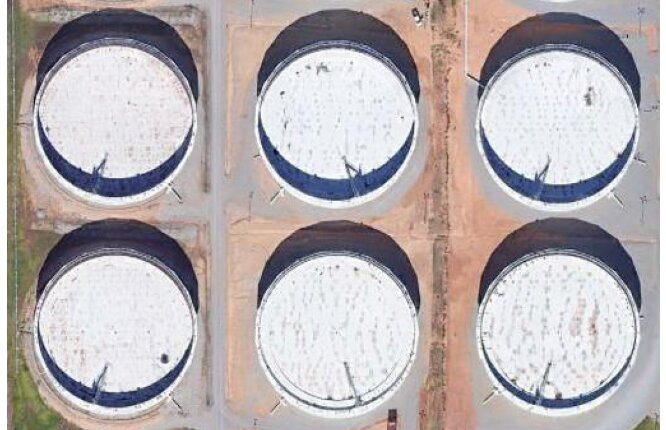
#> input picture shadow.jpg, 666 x 430 px
$ python shadow_detect.py
#> lines starting #> are read from the running program, lines starting #| are printed output that depends on the picture; after the words box and inside, x2 and y2 are one past the last pixel; in counts of white or black regions, pixels touching at a corner belong together
import numpy as np
import cv2
import math

img = cv2.imread('shadow.jpg')
#> img is the input picture: shape (430, 666, 3); mean B, G, R 177, 175.3, 182.7
gray = cv2.imread('shadow.jpg', 0)
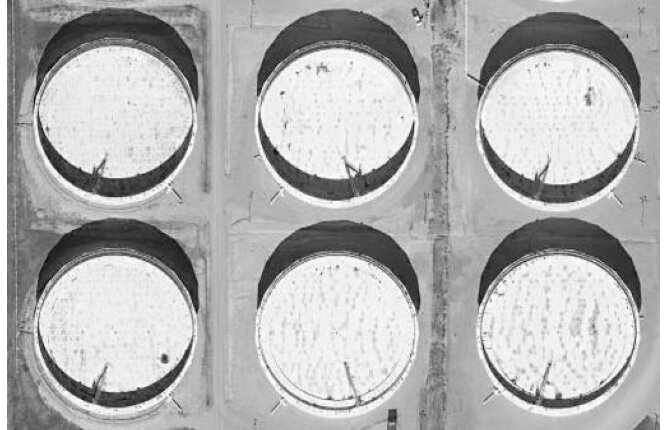
#> gray: shape (430, 666); min 5, max 255, mean 177.7
blur = cv2.bilateralFilter(img,9,75,75)

#############################    HSI CONVERSION    ###########################

blur = np.divide(blur, 255.0)

hsi = np.zeros((blur.shape[0],blur.shape[1],blur.shape[2]),dtype=float)
ratio_map = np.zeros((blur.shape[0],blur.shape[1]),dtype=np.uint8)

for i in range(blur.shape[0]):
    for j in range(blur.shape[1]):
        hsi[i][j][2] = (blur[i][j][0]+blur[i][j][1]+blur[i][j][2])/3
        hsi[i][j][0] = math.acos(((blur[i][j][2]-blur[i][j][1])*(blur[i][j][2]-blur[i][j][0]))/(2*math.sqrt((blur[i][j][2]-blur[i][j][1])*(blur[i][j][2]-blur[i][j][1])+(blur[i][j][2]-blur[i][j][0])*(blur[i][j][1]-blur[i][j][0]))))
        hsi[i][j][1] = 1 - 3*min(blur[i][j][0],blur[i][j][1],blur[i][j][2])/hsi[i][j][2]
        ratio_map[i][j] = hsi[i][j][0]/(hsi[i][j][2]+0.01)
#> hsi: shape (430, 666, 3) float64; 0.17% of the values are NaN or infinite; the others: min -2, max 1.6, mean 0.145
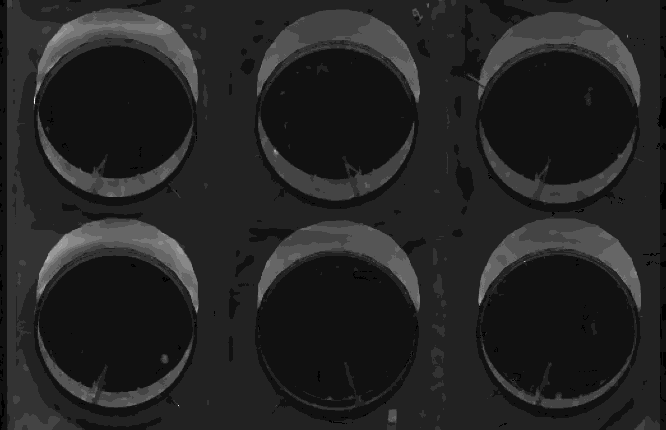
#> ratio_map: shape (430, 666); min 0, max 15, mean 2.1; drawn with min black and max white

###############################################################################

#########################    OTSU'S METHOD    #################################

hist = np.histogram(ratio_map.ravel(),256,[0,256])
ret,th = cv2.threshold(ratio_map,0,255,cv2.THRESH_BINARY+cv2.THRESH_OTSU)
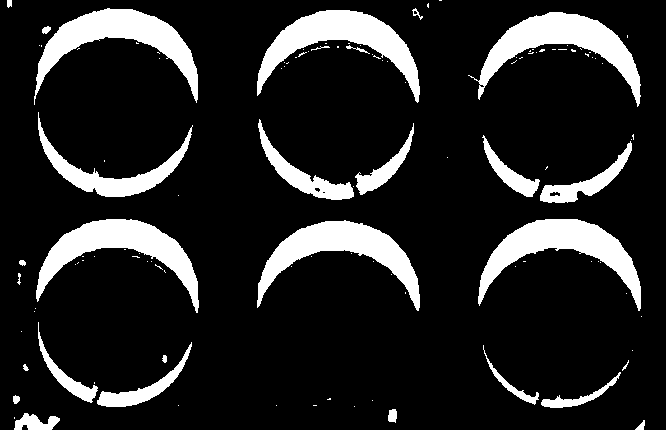
#> th: shape (430, 666); 14.6% white; 117 white regions (88 under 20 px), largest, box (x1, y1, x2, y2) and area: (478, 219, 641, 311) 5016, (468, 12, 641, 107) 5015, (257, 10, 420, 103) 5002
#> ret = 3
median = cv2.medianBlur(th,15)
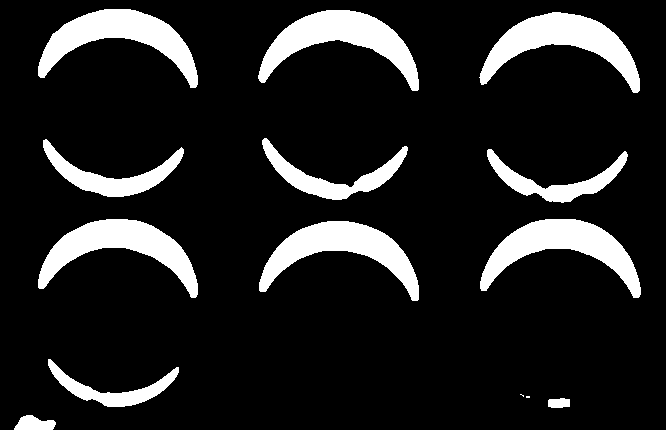
#> median: shape (430, 666); 13.5% white; 14 white regions (2 under 20 px), largest, box (x1, y1, x2, y2) and area: (258, 10, 419, 91) 4990, (479, 12, 640, 93) 4934, (480, 219, 641, 298) 4880
###############################################################################

cv2.imshow("original_image",img)
cv2.imshow("detected_shadow",median)

cv2.waitKey(0)
cv2.destroyAllWindows(0)
